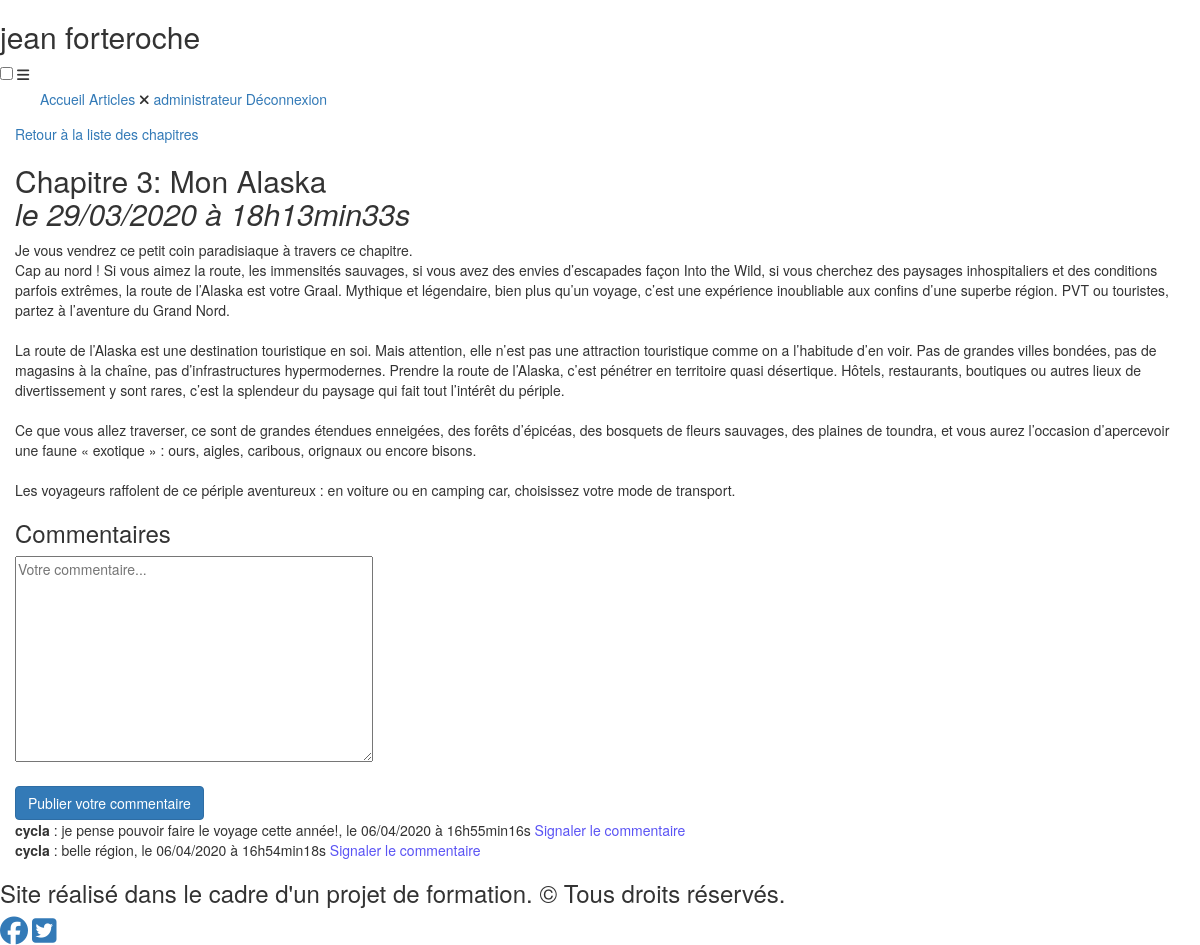
The app's page /index.php?action=chapitre&id=3 (signed in), older data.
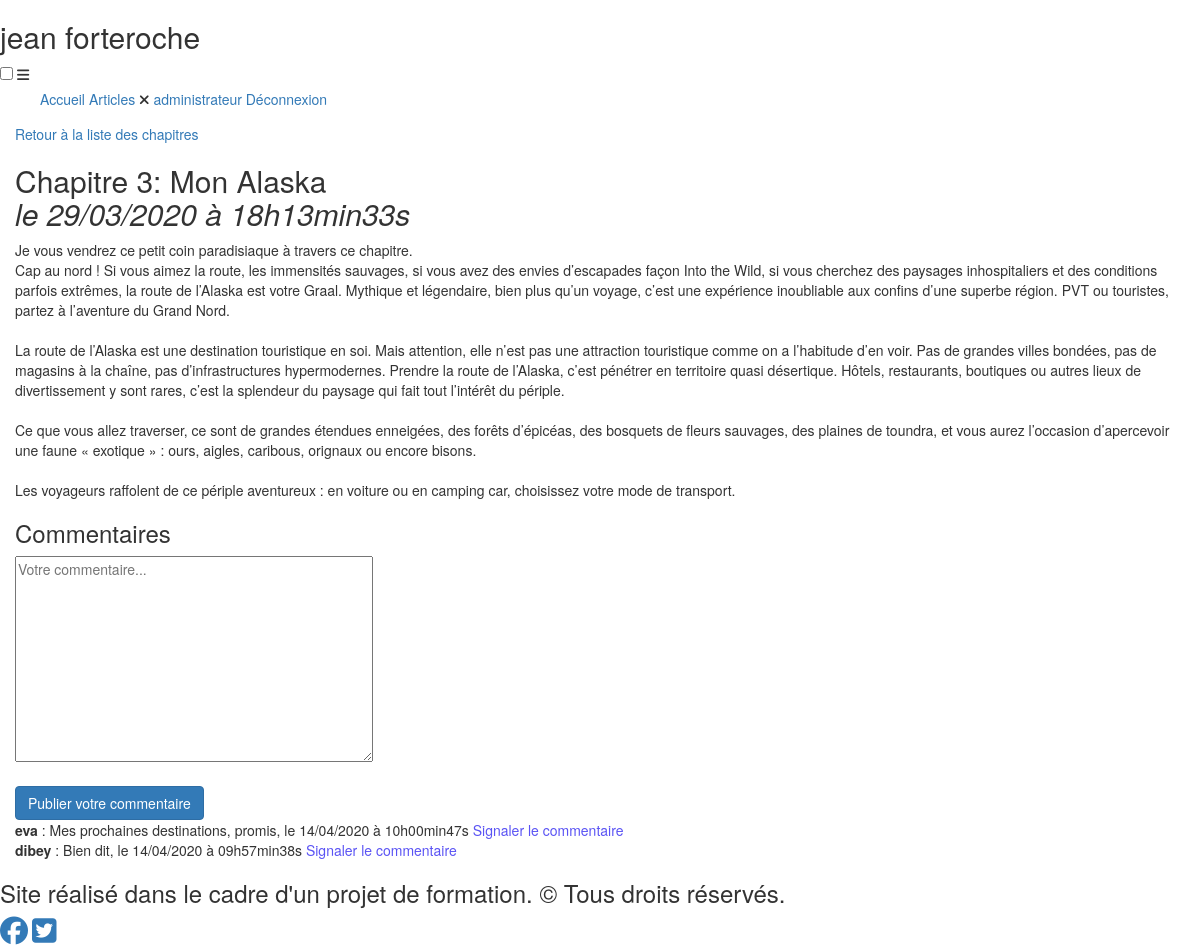
The same page, newer data.
### tables this page shows
CREATE TABLE IF NOT EXISTS `comments` (
  `comment_id` int(11) NOT NULL AUTO_INCREMENT,
  `post_id` int(11) NOT NULL,
  `user_id` int(11) NOT NULL,
  `comment` text NOT NULL,
  `comment_date` datetime NOT NULL,
  `reported` tinyint(1) NOT NULL DEFAULT '0',
  PRIMARY KEY (`comment_id`),
  KEY `comments_ibfk_1` (`post_id`),
  KEY `user_id` (`user_id`)
);

CREATE TABLE IF NOT EXISTS `users` (
  `user_id` int(11) NOT NULL AUTO_INCREMENT,
  `pseudo` varchar(255) NOT NULL,
  `mail` varchar(255) NOT NULL,
  `pass` varchar(255) NOT NULL,
  `admin` tinyint(1) NOT NULL DEFAULT '0',
  PRIMARY KEY (`user_id`)
);

### controller/frontend.php (called while the page is built, shortened)
<?php
require_once('model/PostManager.php');
require_once('model/CommentManager.php');
function post()
{
    $postManager = new PostManager();
    $commentManager = new CommentManager();
    $post = $postManager->getPost($_GET['id']);
    $comments = $commentManager->getComments($_GET['id']);
    require('view/frontend/postView.php');
}

### model/PostManager.php (called while the page is built, shortened)
<?php
class PostManager extends Manager
{
    public function getPost($postId)
    {
        $db = $this->dbConnect();
        $req = $db->prepare('SELECT post_id, title, content, DATE_FORMAT(creation_date, \'%d/%m/%Y à %Hh%imin%ss\') AS creation_date_fr FROM posts WHERE post_id = ?');
        $req->execute(array($postId));
        $post = $req->fetch();
        return $post;
    }
}

### model/CommentManager.php (called while the page is built, shortened)
<?php
class CommentManager extends Manager
{
    public function getComments($postId)
    {
        $db = $this->dbConnect();
        $comments = $db->prepare('SELECT users.pseudo AS author, comments.comment AS content, comment_id, reported, DATE_FORMAT(comment_date, \'%d/%m/%Y à %Hh%imin%ss\') AS comment_date_fr FROM users INNER JOIN comments ON users.user_id = comments.user_id WHERE post_id = ? ORDER BY comment_date DESC');
        $comments->execute(array($postId));
        return $comments;
    }
}

### view/frontend/postView.php (the view, shortened to what this page needs)
<p><a href="index.php?action=listPosts">Retour à la liste des chapitres</a></p>
<div id="news">
    <h2><?= $post['title'] ?><br> <em> le <?= $post['creation_date_fr'] ?></em></h2>
    <p><?= nl2br($post['content']) ?></p>
</div>
<h3>Commentaires</h3>
<?php if(isset($_SESSION['pseudoconnect'])): ?>
    <div id="formcomment">
        <form action="index.php?action=addComment&amp;id=<?= $post['post_id'] ?>" method="post"  >
            <textarea id="comment" name="comment" rows="10" cols="45" placeholder="Votre commentaire..."></textarea><br><br>
            <input type="submit" id="submit" value="Publier votre commentaire" class="btn btn-primary" />
        </form>
    </div>
<?php else:?>
<?php  echo '<strong style="color:blue; font-size:20px; background-color: #B3C6C7; width: 100%; heigth:100%; padding:5px;">Vous devez <a href="index.php?action=connexion" title="connectez-vous"><span style="color:red;">être connecté</span></a> pour poster un commentaire !</strong>'; ?>
<?php endif; ?>
<?php
while ($comment = $comments->fetch())
{
?>
    <div id="postcomment"><strong><?= $comment['author']?></strong>  : <?= nl2br($comment['content']) ?>, le <?= $comment['comment_date_fr'] ?>
        <?php if(isset($_SESSION['pseudoconnect'])): ?>
            <a href="index.php?action=flagComment&amp;id=<?= $comment['comment_id']?>&amp;post_id=<?=$_GET['id'] ?>" id='signal'>
        <?php if($comment['reported']==0){
            echo"<span style=color:#5A53F4>Signaler le commentaire</span>";
        }?></a>
        <?php else:?>
        <?php endif; ?>
    </div>
<?php
}
?>
<?php require('view/frontend/template.php'); ?>

Row changes from the older to the newer data that the page shows:
removed comments: user.pseudo "cycla", comment "je pense pouvoir faire le voyage cette année!", comment_date_fr "06/04/2020 à 16h55min16s", reported "Signaler le commentaire"
removed comments: user.pseudo "cycla", comment "belle région", comment_date_fr "06/04/2020 à 16h54min18s", reported "Signaler le commentaire"
added comments: user.pseudo "eva", comment "Mes prochaines destinations, promis", comment_date_fr "14/04/2020 à 10h00min47s", reported "Signaler le commentaire"
added comments: user.pseudo "dibey", comment "Bien dit", comment_date_fr "14/04/2020 à 09h57min38s", reported "Signaler le commentaire"
